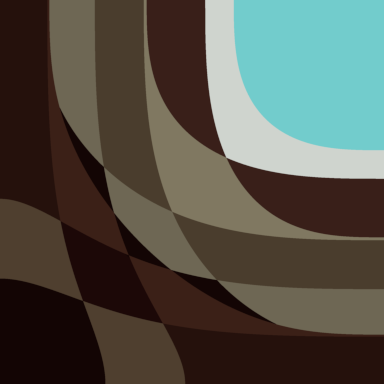
%> input picture hw6/code/image/source/Wall_776.png, 384 x 384 px, given in place of butterfly.bmp, which was not available
$ octave test_heatpde.m   (GNU Octave 9; MATLAB toolbox functions it lacks are replaced by stand-ins)
%> lines starting %> are read from the running program, lines starting %| are printed output that depends on the picture; pictures that were not available may be replaced by others from this repository, and a replacement may not be noted
### hw2/code/main.m
function u = main(image_path, lambda_weight, kernel_size, gaussian_sigma, result_image_path, options)
%> called with image_path = 'image/source/butterfly.bmp', lambda_weight = 1, kernel_size = 1, gaussian_sigma = 1, result_image_path = 'image/blurred/he-butterfly.png'
    % Options are:

    if nargin < 1
        image_path = 'image/source/comic.jpeg';
    end
    if nargin < 2
        lambda_weight = 1;
    end
    if nargin < 3
        kernel_size = 15;
    end
    if nargin < 4
        gaussian_sigma = 1.5;
    end
    if nargin < 5
        result_image_path = 'image/result/comic.jpeg';
    end
    if nargin < 6
        options = struct();
    end

    addpath lib
    addpath solvers

    kernel = fspecial('gaussian', [1, 1] * kernel_size, gaussian_sigma);
    f_truth = double(imread(image_path));

    noise_sigma = max(max(max(f_truth))) * default(options, 'noise_level', 0.01);
%> noise_sigma = 10.6
    boundaryCondition = default(options, 'boundary_cond', 'replicate');
    blurFunc = @(x) imfilter(x, kernel, boundaryCondition);

    if default(options, 'blur', false)
        f = blurFunc(f_truth) + noise_sigma*randn(size(f_truth));
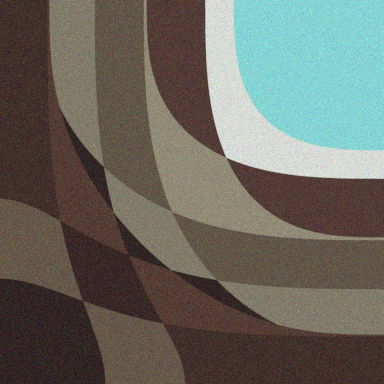
%> f: size 384x384x3 double; mean R, G, B 82.4, 81.7, 72.5; drawn with min black and max white
        if default(options, 'blur_only', false)
            imwrite(uint8(f), result_image_path);
            return
        end
        if default(options, 'show', false)
            % figure; imshow(uint8([f_truth f])), title('Before recovered\newlineTruth - Blurred');
        end
    else
        f = f_truth;
        if isfield(options, 'truth_path')
            f_truth = double(imread(options.truth_path));
        end
        if default(options, 'show', false)
            % figure; imshow(uint8(f)), title('Blurred');
        end
    end

    solver_handle = str2func(default(options, 'solver', 'defsolver'));

    tic
    channelN = size(f, 3);
    shape = size(f);
    shape(3) = min([channelN, default(options, 'channels', channelN)]);
    f_truth = f_truth(:, :, 1:shape(3));
    f = f(:, :, 1:shape(3));
    u = zeros(shape, 'uint8');

    clipCount = default(options, 'solver_clip_count', 5);
    options.solver_clip_count = clipCount;
    cshape = shape; cshape(2) = cshape(2) * clipCount;
    clips = zeros(cshape, 'uint8');

    for i = 1:shape(3)
        options.solver_psnrFunc = @(x) psnr(x, f_truth(:, :, i));
        fprintf('Processing the %d channel...\n', i);
        [out1, out2] = solver_handle(f(:, :, i), blurFunc, lambda_weight, options);
        u(:, :, i) = uint8(out1);
        clips(:, :, i) = uint8(out2);
    end
    toc

    if default(options, 'show', false)
        figure; imshow([f_truth f u]), title('Truth - Blurred - Recovered');
        if isfield(options, 'three_compare')
            imwrite([f_truth f u], options.three_compare);
        end
        figure; imshow(clips), title('Intermediate results');
        if isfield(options, 'clip_save')
            imwrite(clips, options.clip_save);
        end
    end
    imwrite(u, result_image_path);

    % save(sprintf('%s.1.mat', image_path), 'u', 'f')
end

### hw1/code/lib/default.m
function value = default(s, key, def_value)
    if isfield(s, key)
        value = getfield(s, key);
    else
        value = def_value;
    end
end

### hw2/code/solvers/heatpde.m
function [f, clips] = heatpde(f, ~, ~, options)
    maxT = default(options, 'pde_maxTime', 10);
    dt = default(options, 'pde_dt', 0.5);
    boundCond = default(options, 'pde_boundary_condition', 'replicate');
    clipCount = default(options, 'solver_clip_count', 5);

    itr = 1;
    time = dt;

    shape = size(f); clips = zeros([shape(1) shape(2)*clipCount]);
    clipdt = maxT / clipCount - 1e-6; clipIndex = 0;
    while time <= maxT + 1e-6
        [fx, fy, fxx, fxy, fyy] = derivative(f, boundCond);
        f = f + dt * (fxx+fyy);

        if time >= (clipIndex+1)*clipdt
            clips(:, clipIndex*shape(2)+1:(clipIndex+1)*shape(2)) = f;
            clipIndex = clipIndex + 1;
        end

        itr = itr + 1;
        time = time + dt;
    end
end

### hw2/code/test_heatpde.m
innerTest('butterfly', 'bmp', 0.05)
innerTest('bird', 'bmp', 0.05)
innerTest('building', 'jpeg', 0.05)
% [2 lines not run here, left out]
function innerTest(p1name, p2name, noise_level)
    %% Generate a noised butterfly picture
    options = struct();
    options.blur = true;
    options.blur_only = true;
    options.noise_level = noise_level;

    image_path = sprintf('image/source/%s.%s', p1name, p2name);
    lambda_weight = 1;
    kernel_size = 1;
    gaussian_sigma = 1;
    result_image_path = sprintf('image/blurred/he-%s.png', p1name);

    main(image_path, lambda_weight, kernel_size, gaussian_sigma, result_image_path, options);

    %% Denoise the butterfly picture by heat pde
    options = struct();
    options.blur = false;
    options.show = true;
    options.channels = 3;
    options.truth_path = sprintf('image/source/%s.%s', p1name, p2name);
    options.solver = 'heatpde';
    options.pde_maxTime = 4.0;
    options.pde_dt = 0.2;
    options.solver_clip_count = 4;
    options.clip_save = sprintf('../doc/plot/heat-%s-%s.png', p1name, num2str(noise_level));
    options.three_compare = sprintf('../doc/plot/heat-result-%s-%s.png', p1name, num2str(noise_level));

    image_path = sprintf('image/blurred/he-%s.png', p1name);
    lambda_weight = 1;
    kernel_size = 1;
    gaussian_sigma = 1;
    result_image_path = sprintf('image/result/he-%s.png', p1name);

    main(image_path, lambda_weight, kernel_size, gaussian_sigma, result_image_path, options);
%> call 2 of main, with image_path = 'image/blurred/he-butterfly.png', lambda_weight = 1, kernel_size = 1, gaussian_sigma = 1, result_image_path = 'image/result/he-butterfly.png'
%> in main (call 2), `noise_sigma = max(max(max(f_truth))) * default(options, 'noise_level',..`: noise_sigma = 2.52
%> after the loop in main (call 2), `for i = 1:shape(3)`:
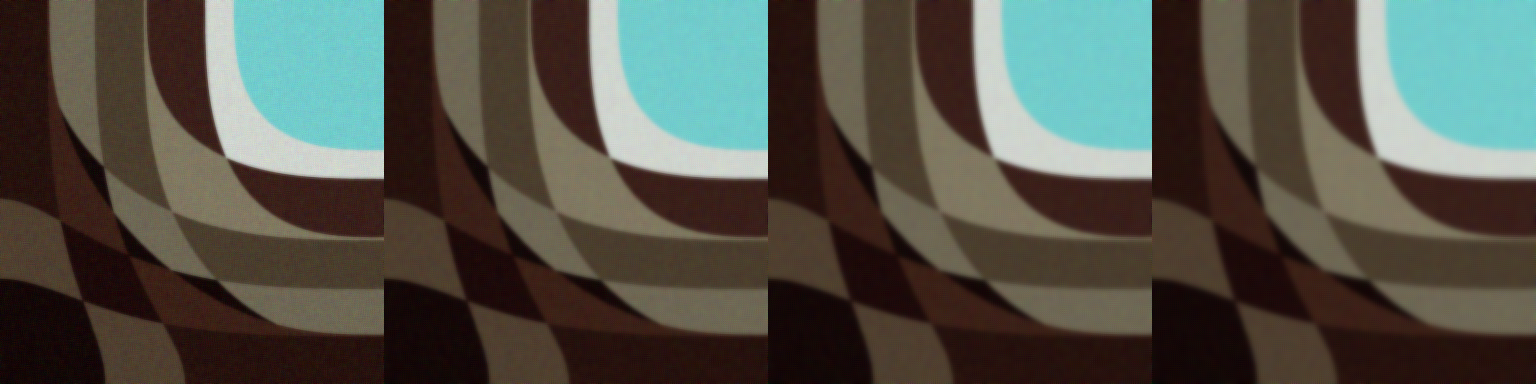
%> clips: size 384x1536x3 uint8; mean R, G, B 82.4, 82, 72.8
%> after the loop in main (call 2), `for i = 1:shape(3)`:
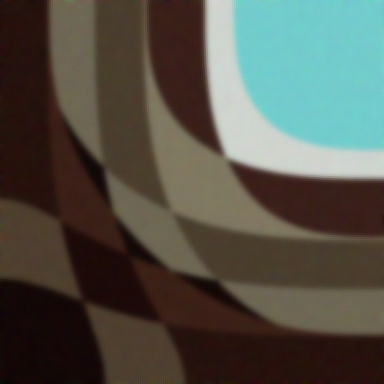
%> u: size 384x384x3 uint8; mean R, G, B 82.4, 82, 72.8; mean of the top-left, top-right, bottom-left and bottom-right quarters 56.6, 161.5, 41.6, 56.6
%> after the loop in main (call 2), `for i = 1:shape(3)`: options = {blur false, show true, channels 3, pde_maxTime 4, pde_dt 0.2, solver_clip_count 4}
%> call 3 of main, with image_path = 'image/source/bird.bmp', lambda_weight = 1, kernel_size = 1, gaussian_sigma = 1, result_image_path = 'image/blurred/he-bird.png'
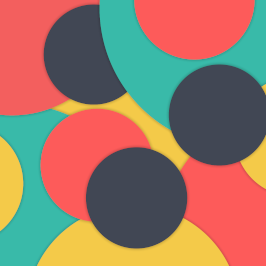
%> input picture hw6/code/image/source/Wall_834.png, 266 x 266 px, given in place of bird.bmp, which was not available
%> in main (call 3), `noise_sigma = max(max(max(f_truth))) * default(options, 'noise_level',..`: noise_sigma = 12.65
%> in main (call 3), `imwrite(uint8(f), result_image_path);`:
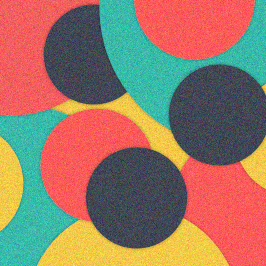
%> saved as he-bird.png: size 266x266x3 uint8; mean R, G, B 151.9, 119.5, 101.8
%> call 4 of main, with image_path = 'image/blurred/he-bird.png', lambda_weight = 1, kernel_size = 1, gaussian_sigma = 1, result_image_path = 'image/result/he-bird.png'
%> in main (call 4), `noise_sigma = max(max(max(f_truth))) * default(options, 'noise_level',..`: noise_sigma = 2.55
%> after the loop in main (call 4), `for i = 1:shape(3)`:
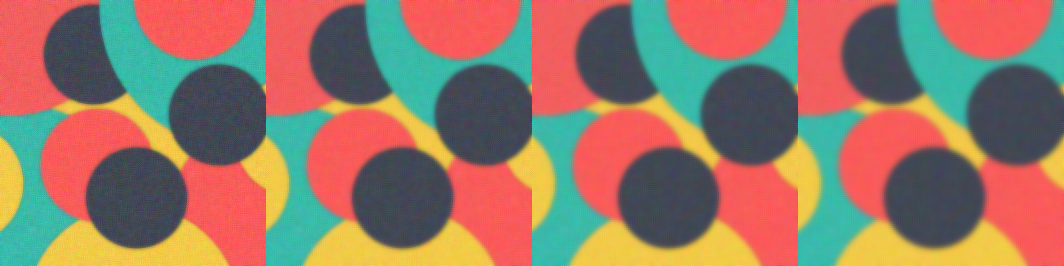
%> clips: size 266x1064x3 uint8; mean R, G, B 151.9, 119.4, 101.8
%> in main (call 4), `imshow([f_truth f u])`:
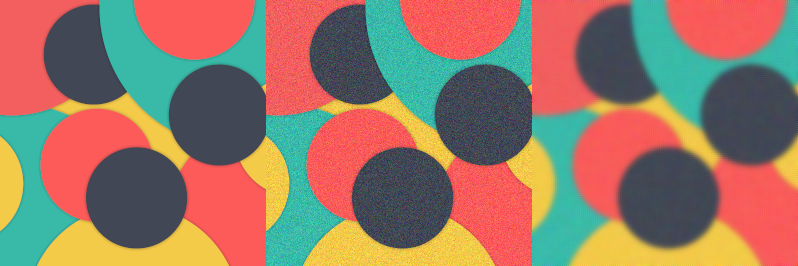
%> displayed picture: size 266x798x3, on the screen's scale of 0 to 255; mean R, G, B 152.3, 119.5, 101.7
%> the run ends on the next line
    set(gcf, 'Position', [341.8000, 465.8000, 555.2000, 207.2000])
end
